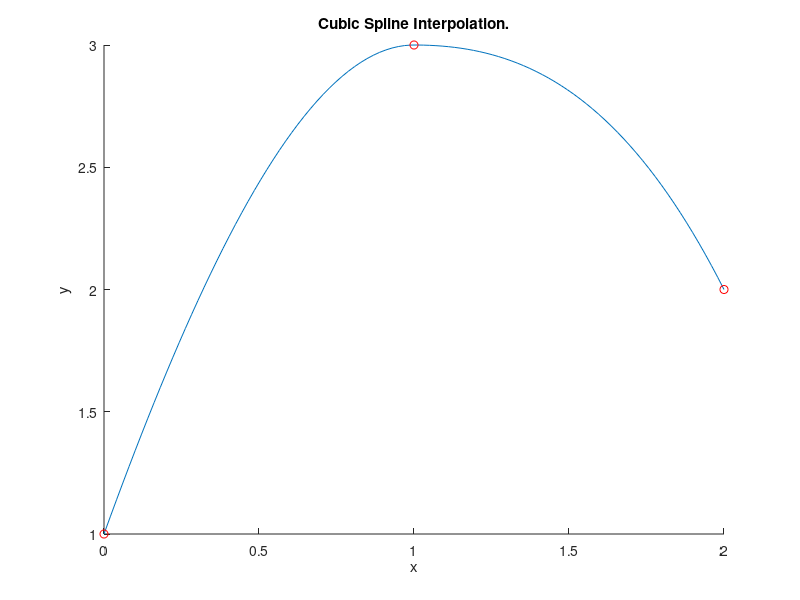

The MATLAB source for this figure:
% Script showing Cubic Spline Interpolation using built-in functions.
% Author: Chris B. Kirov
% Date: 23.09.2017  
clc
clear
close all

X = [0,1,2];                                                           % data set used for the cubic spline interpolation
Y = [1,3,2];                                                           % 3 points => 2 intervals => 2 cubic polynomials connected at the middle point (x= 1, y = 3).

x = linspace(0, 2, 100);                                        % generate data set to be interpolated by the found cubic polynomials. 

y = interp1(X, Y, x, 'cubic');                                % get 2 cubic poly from X and Y and evaluate each of them at proper interval of x to get y.

hold on                                                                   % display result.
plot(x, y);
plot(X, Y, 'ro')
title('Cubic Spline Interpolation.')
xlabel('x')
ylabel('y')
